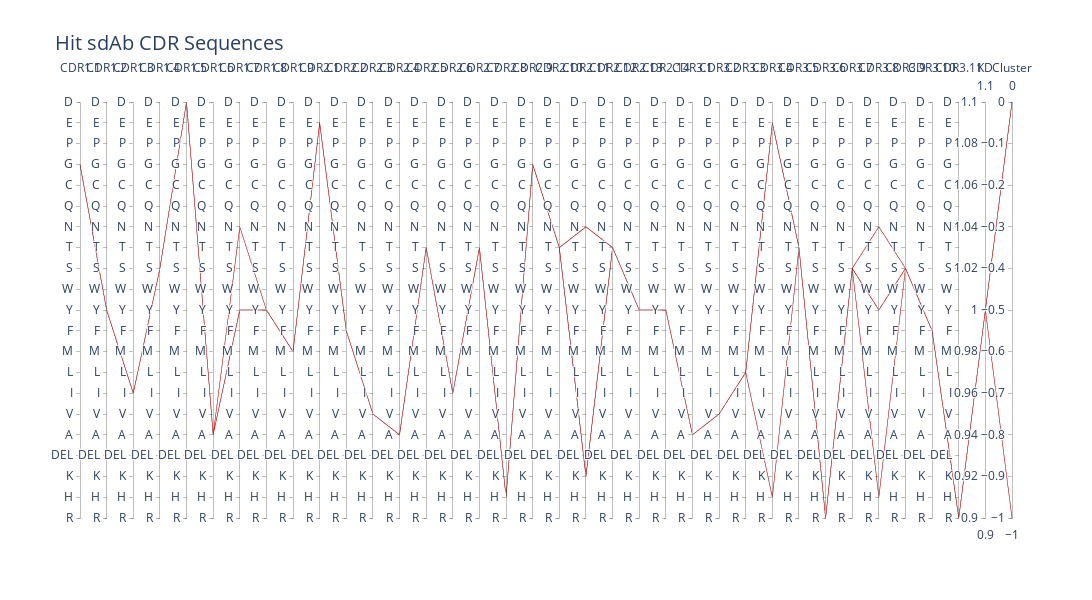

The cell this chart's notebook holds for it:
### Code cell
import pandas as pd
import plotly.offline as pyo
import plotly.graph_objs as go
import plotly
from plotly.offline import init_notebook_mode, iplot

init_notebook_mode(connected=True)

amino_acids = ['R', 'H', 'K', 'DEL', 'A', 'V', 'I', 'L', 'M', 'F', 'Y', 'W', 'S', 'T', 'N', 'Q', 'C', 'G', 'P', 'E', 'D']

dimensions = []

for col in split_seqs.columns:  #this works with any number of CDR residue numbers
    if col.startswith('CDR'):
        dimension = dict(range=[1, 21],
                         label=col,
                         values=split_seqs[col],
                         tickvals=list(range(1, 22)),
                         ticktext=amino_acids)
        dimensions.append(dimension)
    if col.startswith('KD'):
        KD_dimension = dict(range=[MinKD,MaxKD],
                        label=col,
                         values=split_seqs[col])
        dimensions.append(KD_dimension)
    if col.startswith('Cluster'):
        KD_dimension = dict(range=[MinClusters,MaxClusters],
                        label=col,
                         values=split_seqs[col])
        dimensions.append(KD_dimension)
fig = go.Figure(data=go.Parcoords(
    line=dict(color=split_seqs['CDR1.1'],
              colorscale='Jet',
              showscale=False,
              cmin=1,
              cmax=21),
    dimensions=dimensions
))

fig.update_layout(
    title="Hit sdAb CDR Sequences",
    width=1900,
    height=600,
    font=dict(size=14)
)

pyo.iplot(fig, filename='Output_Files/parallel_coordinates_plot.html')
plotly.io.write_html(fig, include_plotlyjs=True, file='Output_Files/parallel_coordinates_plot.html')

### Figure 1 — Plotly figure (JSON) as saved in the notebook; plotly's stock layout.template omitted (floating-point values rounded to 4 significant figures)
{"data": [{"dimensions": [{"label": "CDR1.1", "range": [1, 21], "ticktext": ["R", "H", "K", "DEL", "A", "V", "I", "L", "M", "F", "Y", "W", "S", "T", "N", "Q", "C", "G", "P", "E", "D"], "tickvals": [1, 2, 3, 4, 5, 6, 7, 8, 9, 10, 11, 12, 13, 14, 15, 16, 17, 18, 19, 20, 21], "values": [18, 18, 18, 18, 18]}, {"label": "CDR1.2", "range": [1, 21], "ticktext": ["R", "H", "K", "DEL", "A", "V", "I", "L", "M", "F", "Y", "W", "S", "T", "N", "Q", "C", "G", "P", "E", "D"], "tickvals": [1, 2, 3, 4, 5, 6, 7, 8, 9, 10, 11, 12, 13, 14, 15, 16, 17, 18, 19, 20, 21], "values": [11, 11, 11, 11, 11]}, {"label": "CDR1.3", "range": [1, 21], "ticktext": ["R", "H", "K", "DEL", "A", "V", "I", "L", "M", "F", "Y", "W", "S", "T", "N", "Q", "C", "G", "P", "E", "D"], "tickvals": [1, 2, 3, 4, 5, 6, 7, 8, 9, 10, 11, 12, 13, 14, 15, 16, 17, 18, 19, 20, 21], "values": [7, 7, 7, 7, 7]}, {"label": "CDR1.4", "range": [1, 21], "ticktext": ["R", "H", "K", "DEL", "A", "V", "I", "L", "M", "F", "Y", "W", "S", "T", "N", "Q", "C", "G", "P", "E", "D"], "tickvals": [1, 2, 3, 4, 5, 6, 7, 8, 9, 10, 11, 12, 13, 14, 15, 16, 17, 18, 19, 20, 21], "values": [13, 13, 13, 13, 13]}, {"label": "CDR1.5", "range": [1, 21], "ticktext": ["R", "H", "K", "DEL", "A", "V", "I", "L", "M", "F", "Y", "W", "S", "T", "N", "Q", "C", "G", "P", "E", "D"], "tickvals": [1, 2, 3, 4, 5, 6, 7, 8, 9, 10, 11, 12, 13, 14, 15, 16, 17, 18, 19, 20, 21], "values": [21, 21, 21, 21, 21]}, {"label": "CDR1.6", "range": [1, 21], "ticktext": ["R", "H", "K", "DEL", "A", "V", "I", "L", "M", "F", "Y", "W", "S", "T", "N", "Q", "C", "G", "P", "E", "D"], "tickvals": [1, 2, 3, 4, 5, 6, 7, 8, 9, 10, 11, 12, 13, 14, 15, 16, 17, 18, 19, 20, 21], "values": [5, 5, 5, 5, 5]}, {"label": "CDR1.7", "range": [1, 21], "ticktext": ["R", "H", "K", "DEL", "A", "V", "I", "L", "M", "F", "Y", "W", "S", "T", "N", "Q", "C", "G", "P", "E", "D"], "tickvals": [1, 2, 3, 4, 5, 6, 7, 8, 9, 10, 11, 12, 13, 14, 15, 16, 17, 18, 19, 20, 21], "values": [11, 11, 11, 11, 15]}, {"label": "CDR1.8", "range": [1, 21], "ticktext": ["R", "H", "K", "DEL", "A", "V", "I", "L", "M", "F", "Y", "W", "S", "T", "N", "Q", "C", "G", "P", "E", "D"], "tickvals": [1, 2, 3, 4, 5, 6, 7, 8, 9, 10, 11, 12, 13, 14, 15, 16, 17, 18, 19, 20, 21], "values": [11, 11, 11, 11, 11]}, {"label": "CDR1.9", "range": [1, 21], "ticktext": ["R", "H", "K", "DEL", "A", "V", "I", "L", "M", "F", "Y", "W", "S", "T", "N", "Q", "C", "G", "P", "E", "D"], "tickvals": [1, 2, 3, 4, 5, 6, 7, 8, 9, 10, 11, 12, 13, 14, 15, 16, 17, 18, 19, 20, 21], "values": [9, 9, 9, 9, 9]}, {"label": "CDR2.1", "range": [1, 21], "ticktext": ["R", "H", "K", "DEL", "A", "V", "I", "L", "M", "F", "Y", "W", "S", "T", "N", "Q", "C", "G", "P", "E", "D"], "tickvals": [1, 2, 3, 4, 5, 6, 7, 8, 9, 10, 11, 12, 13, 14, 15, 16, 17, 18, 19, 20, 21], "values": [20, 20, 20, 20, 20]}, {"label": "CDR2.2", "range": [1, 21], "ticktext": ["R", "H", "K", "DEL", "A", "V", "I", "L", "M", "F", "Y", "W", "S", "T", "N", "Q", "C", "G", "P", "E", "D"], "tickvals": [1, 2, 3, 4, 5, 6, 7, 8, 9, 10, 11, 12, 13, 14, 15, 16, 17, 18, 19, 20, 21], "values": [10, 10, 10, 10, 10]}, {"label": "CDR2.3", "range": [1, 21], "ticktext": ["R", "H", "K", "DEL", "A", "V", "I", "L", "M", "F", "Y", "W", "S", "T", "N", "Q", "C", "G", "P", "E", "D"], "tickvals": [1, 2, 3, 4, 5, 6, 7, 8, 9, 10, 11, 12, 13, 14, 15, 16, 17, 18, 19, 20, 21], "values": [6, 6, 6, 6, 6]}, {"label": "CDR2.4", "range": [1, 21], "ticktext": ["R", "H", "K", "DEL", "A", "V", "I", "L", "M", "F", "Y", "W", "S", "T", "N", "Q", "C", "G", "P", "E", "D"], "tickvals": [1, 2, 3, 4, 5, 6, 7, 8, 9, 10, 11, 12, 13, 14, 15, 16, 17, 18, 19, 20, 21], "values": [5, 5, 5, 5, 5]}, {"label": "CDR2.5", "range": [1, 21], "ticktext": ["R", "H", "K", "DEL", "A", "V", "I", "L", "M", "F", "Y", "W", "S", "T", "N", "Q", "C", "G", "P", "E", "D"], "tickvals": [1, 2, 3, 4, 5, 6, 7, 8, 9, 10, 11, 12, 13, 14, 15, 16, 17, 18, 19, 20, 21], "values": [14, 14, 14, 14, 14]}, {"label": "CDR2.6", "range": [1, 21], "ticktext": ["R", "H", "K", "DEL", "A", "V", "I", "L", "M", "F", "Y", "W", "S", "T", "N", "Q", "C", "G", "P", "E", "D"], "tickvals": [1, 2, 3, 4, 5, 6, 7, 8, 9, 10, 11, 12, 13, 14, 15, 16, 17, 18, 19, 20, 21], "values": [7, 7, 7, 7, 7]}, {"label": "CDR2.7", "range": [1, 21], "ticktext": ["R", "H", "K", "DEL", "A", "V", "I", "L", "M", "F", "Y", "W", "S", "T", "N", "Q", "C", "G", "P", "E", "D"], "tickvals": [1, 2, 3, 4, 5, 6, 7, 8, 9, 10, 11, 12, 13, 14, 15, 16, 17, 18, 19, 20, 21], "values": [14, 14, 14, 14, 14]}, {"label": "CDR2.8", "range": [1, 21], "ticktext": ["R", "H", "K", "DEL", "A", "V", "I", "L", "M", "F", "Y", "W", "S", "T", "N", "Q", "C", "G", "P", "E", "D"], "tickvals": [1, 2, 3, 4, 5, 6, 7, 8, 9, 10, 11, 12, 13, 14, 15, 16, 17, 18, 19, 20, 21], "values": [2, 2, 2, 2, 2]}, {"label": "CDR2.9", "range": [1, 21], "ticktext": ["R", "H", "K", "DEL", "A", "V", "I", "L", "M", "F", "Y", "W", "S", "T", "N", "Q", "C", "G", "P", "E", "D"], "tickvals": [1, 2, 3, 4, 5, 6, 7, 8, 9, 10, 11, 12, 13, 14, 15, 16, 17, 18, 19, 20, 21], "values": [18, 18, 18, 18, 18]}, {"label": "CDR2.10", "range": [1, 21], "ticktext": ["R", "H", "K", "DEL", "A", "V", "I", "L", "M", "F", "Y", "W", "S", "T", "N", "Q", "C", "G", "P", "E", "D"], "tickvals": [1, 2, 3, 4, 5, 6, 7, 8, 9, 10, 11, 12, 13, 14, 15, 16, 17, 18, 19, 20, 21], "values": [14, 14, 14, 14, 14]}, {"label": "CDR2.11", "range": [1, 21], "ticktext": ["R", "H", "K", "DEL", "A", "V", "I", "L", "M", "F", "Y", "W", "S", "T", "N", "Q", "C", "G", "P", "E", "D"], "tickvals": [1, 2, 3, 4, 5, 6, 7, 8, 9, 10, 11, 12, 13, 14, 15, 16, 17, 18, 19, 20, 21], "values": [15, 15, 15, 3, 3]}, {"label": "CDR2.12", "range": [1, 21], "ticktext": ["R", "H", "K", "DEL", "A", "V", "I", "L", "M", "F", "Y", "W", "S", "T", "N", "Q", "C", "G", "P", "E", "D"], "tickvals": [1, 2, 3, 4, 5, 6, 7, 8, 9, 10, 11, 12, 13, 14, 15, 16, 17, 18, 19, 20, 21], "values": [14, 14, 14, 14, 14]}, {"label": "CDR2.13", "range": [1, 21], "ticktext": ["R", "H", "K", "DEL", "A", "V", "I", "L", "M", "F", "Y", "W", "S", "T", "N", "Q", "C", "G", "P", "E", "D"], "tickvals": [1, 2, 3, 4, 5, 6, 7, 8, 9, 10, 11, 12, 13, 14, 15, 16, 17, 18, 19, 20, 21], "values": [11, 11, 11, 11, 11]}, {"label": "CDR2.14", "range": [1, 21], "ticktext": ["R", "H", "K", "DEL", "A", "V", "I", "L", "M", "F", "Y", "W", "S", "T", "N", "Q", "C", "G", "P", "E", "D"], "tickvals": [1, 2, 3, 4, 5, 6, 7, 8, 9, 10, 11, 12, 13, 14, 15, 16, 17, 18, 19, 20, 21], "values": [11, 11, 11, 11, 11]}, {"label": "CDR3.1", "range": [1, 21], "ticktext": ["R", "H", "K", "DEL", "A", "V", "I", "L", "M", "F", "Y", "W", "S", "T", "N", "Q", "C", "G", "P", "E", "D"], "tickvals": [1, 2, 3, 4, 5, 6, 7, 8, 9, 10, 11, 12, 13, 14, 15, 16, 17, 18, 19, 20, 21], "values": [5, 5, 5, 5, 5]}, {"label": "CDR3.2", "range": [1, 21], "ticktext": ["R", "H", "K", "DEL", "A", "V", "I", "L", "M", "F", "Y", "W", "S", "T", "N", "Q", "C", "G", "P", "E", "D"], "tickvals": [1, 2, 3, 4, 5, 6, 7, 8, 9, 10, 11, 12, 13, 14, 15, 16, 17, 18, 19, 20, 21], "values": [6, 6, 6, 6, 6]}, {"label": "CDR3.3", "range": [1, 21], "ticktext": ["R", "H", "K", "DEL", "A", "V", "I", "L", "M", "F", "Y", "W", "S", "T", "N", "Q", "C", "G", "P", "E", "D"], "tickvals": [1, 2, 3, 4, 5, 6, 7, 8, 9, 10, 11, 12, 13, 14, 15, 16, 17, 18, 19, 20, 21], "values": [8, 8, 8, 8, 8]}, {"label": "CDR3.4", "range": [1, 21], "ticktext": ["R", "H", "K", "DEL", "A", "V", "I", "L", "M", "F", "Y", "W", "S", "T", "N", "Q", "C", "G", "P", "E", "D"], "tickvals": [1, 2, 3, 4, 5, 6, 7, 8, 9, 10, 11, 12, 13, 14, 15, 16, 17, 18, 19, 20, 21], "values": [20, 20, 2, 20, 20]}, {"label": "CDR3.5", "range": [1, 21], "ticktext": ["R", "H", "K", "DEL", "A", "V", "I", "L", "M", "F", "Y", "W", "S", "T", "N", "Q", "C", "G", "P", "E", "D"], "tickvals": [1, 2, 3, 4, 5, 6, 7, 8, 9, 10, 11, 12, 13, 14, 15, 16, 17, 18, 19, 20, 21], "values": [14, 14, 14, 14, 14]}, {"label": "CDR3.6", "range": [1, 21], "ticktext": ["R", "H", "K", "DEL", "A", "V", "I", "L", "M", "F", "Y", "W", "S", "T", "N", "Q", "C", "G", "P", "E", "D"], "tickvals": [1, 2, 3, 4, 5, 6, 7, 8, 9, 10, 11, 12, 13, 14, 15, 16, 17, 18, 19, 20, 21], "values": [1, 1, 1, 1, 1]}, {"label": "CDR3.7", "range": [1, 21], "ticktext": ["R", "H", "K", "DEL", "A", "V", "I", "L", "M", "F", "Y", "W", "S", "T", "N", "Q", "C", "G", "P", "E", "D"], "tickvals": [1, 2, 3, 4, 5, 6, 7, 8, 9, 10, 11, 12, 13, 14, 15, 16, 17, 18, 19, 20, 21], "values": [13, 13, 13, 13, 13]}, {"label": "CDR3.8", "range": [1, 21], "ticktext": ["R", "H", "K", "DEL", "A", "V", "I", "L", "M", "F", "Y", "W", "S", "T", "N", "Q", "C", "G", "P", "E", "D"], "tickvals": [1, 2, 3, 4, 5, 6, 7, 8, 9, 10, 11, 12, 13, 14, 15, 16, 17, 18, 19, 20, 21], "values": [11, 15, 2, 11, 11]}, {"label": "CDR3.9", "range": [1, 21], "ticktext": ["R", "H", "K", "DEL", "A", "V", "I", "L", "M", "F", "Y", "W", "S", "T", "N", "Q", "C", "G", "P", "E", "D"], "tickvals": [1, 2, 3, 4, 5, 6, 7, 8, 9, 10, 11, 12, 13, 14, 15, 16, 17, 18, 19, 20, 21], "values": [13, 13, 13, 13, 13]}, {"label": "CDR3.10", "range": [1, 21], "ticktext": ["R", "H", "K", "DEL", "A", "V", "I", "L", "M", "F", "Y", "W", "S", "T", "N", "Q", "C", "G", "P", "E", "D"], "tickvals": [1, 2, 3, 4, 5, 6, 7, 8, 9, 10, 11, 12, 13, 14, 15, 16, 17, 18, 19, 20, 21], "values": [10, 10, 10, 10, 10]}, {"label": "CDR3.11", "range": [1, 21], "ticktext": ["R", "H", "K", "DEL", "A", "V", "I", "L", "M", "F", "Y", "W", "S", "T", "N", "Q", "C", "G", "P", "E", "D"], "tickvals": [1, 2, 3, 4, 5, 6, 7, 8, 9, 10, 11, 12, 13, 14, 15, 16, 17, 18, 19, 20, 21], "values": [1, 1, 1, 1, 1]}, {"label": "KD", "range": [1, 1], "values": [1, 1, 1, 1, 1]}, {"label": "Cluster", "range": [-1, 0], "values": [0, 0, -1, 0, 0]}], "line": {"cmax": 21, "cmin": 1, "color": [18, 18, 18, 18, 18], "colorscale": [[0, "rgb(0,0,131)"], [0.2, "rgb(0,60,170)"], [0.4, "rgb(5,255,255)"], [0.6, "rgb(255,255,0)"], [0.8, "rgb(250,0,0)"], [1, "rgb(128,0,0)"]], "showscale": false}, "type": "parcoords"}], "layout": {"font": {"size": 14}, "height": 600, "title": {"text": "Hit sdAb CDR Sequences"}, "width": 1900}}
